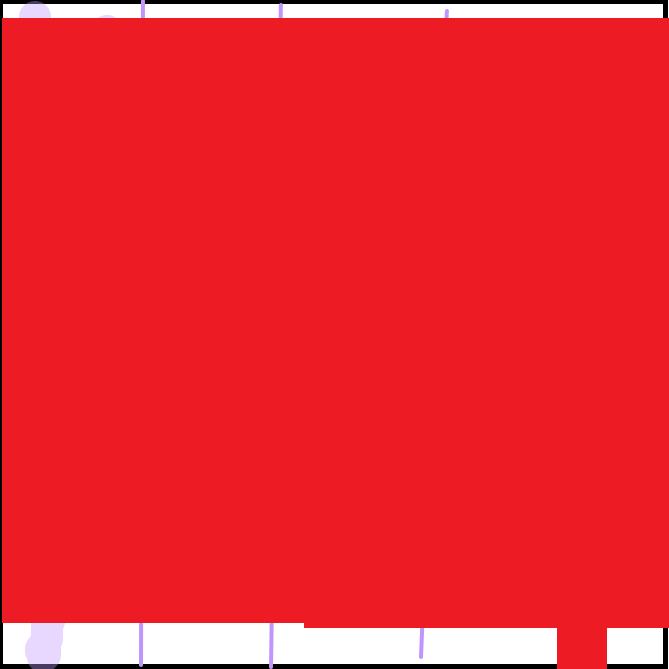
#> input picture draw.png, 669 x 669 px
$ python count.py
#> lines starting #> are read from the running program, lines starting #| are printed output that depends on the picture; long printed decimals are rounded
import cv2
import matplotlib.pyplot as plt
import numpy as np

img = cv2.imread('draw.png') #BGR
#> img is the input picture: shape (669, 669, 3); mean B, G, R 51.5, 43.9, 234.3
cv2.imshow('image',img)
cv2.waitKey(0)

full_area = img.shape[0]*img.shape[1]
#> full_area = 447561
drawn_area = 0

for i in img:

    for j in i:
        if(j[0]!=0 and j[0]!=255 and j[1]!=0 and j[1]!=255 and j[1]!=0 and j[1]!=255):
            j[0] = 0
            j[1] = 0
            j[2] = 255
            drawn_area+=1
        else:
            j[0] = 0
            j[1] = 0
            j[2] = 0
#> after the loop, drawn_area = 410156; j = [0, 0, 0]
cv2.imshow('image',img)
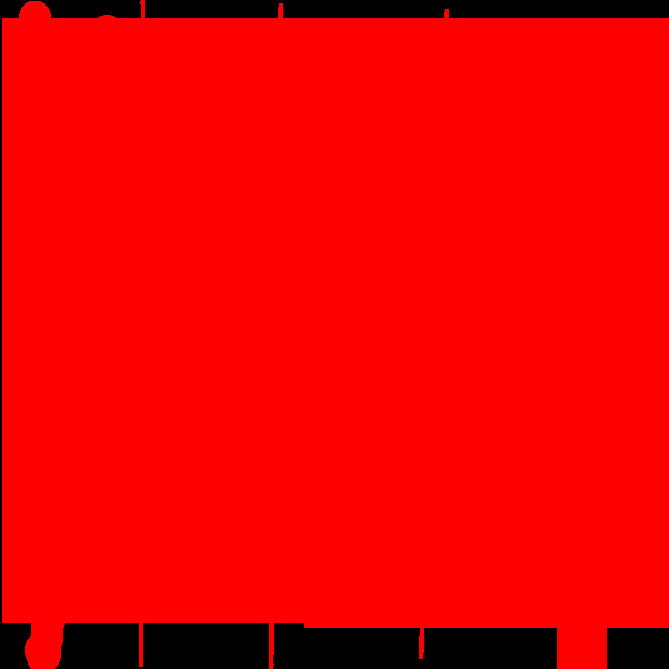
#> window 'image': shape (669, 669, 3); mean B, G, R 0, 0, 233.7
cv2.waitKey(0)

print('full: ', full_area)
#| full:  447561
print('drawn: ', drawn_area)
#| drawn:  410156
print('ratio: ', drawn_area/full_area)
#| ratio:  0.9164
